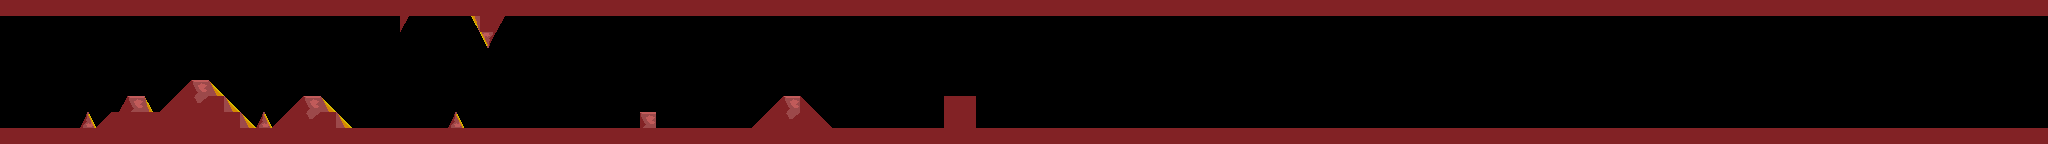

Below is a game level as drawn by its tile map, then a one-line description and the .tmx that defines it (tile-layer data replaced by summaries):
An orthogonal 128x9 tile map with 16x16 px tiles, 2 tile layers (Background, Terrain).

<map version="1.10" tiledversion="1.10.2" orientation="orthogonal" renderorder="right-down" width="128" height="9" tilewidth="16" tileheight="16" infinite="0" nextlayerid="3" nextobjectid="1">
 <editorsettings>
  <export target="level01.json" format="json" />
 </editorsettings>
 <tileset firstgid="1" name="boss-tiles" tilewidth="16" tileheight="16" tilecount="25" columns="5">
  <image source="../boss-tiles.png" width="80" height="80" />
  <tile id="0">
   <properties>
    <property name="collides" type="bool" value="true" />
   </properties>
  </tile>
  <tile id="1">
   <properties>
    <property name="collides" type="bool" value="true" />
   </properties>
  </tile>
  <tile id="2">
   <properties>
    <property name="collides" type="bool" value="true" />
   </properties>
  </tile>
  <tile id="3">
   <properties>
    <property name="collides" type="bool" value="true" />
   </properties>
  </tile>
  <tile id="4">
   <properties>
    <property name="collides" type="bool" value="false" />
   </properties>
  </tile>
  <tile id="5">
   <properties>
    <property name="collides" type="bool" value="false" />
   </properties>
  </tile>
  <tile id="6">
   <properties>
    <property name="collides" type="bool" value="true" />
   </properties>
  </tile>
  <tile id="7">
   <properties>
    <property name="collides" type="bool" value="false" />
   </properties>
  </tile>
  <tile id="8">
   <properties>
    <property name="collides" type="bool" value="false" />
   </properties>
  </tile>
  <tile id="9">
   <properties>
    <property name="collides" type="bool" value="false" />
   </properties>
  </tile>
  <tile id="10">
   <properties>
    <property name="collides" type="bool" value="false" />
   </properties>
  </tile>
  <tile id="11">
   <properties>
    <property name="collides" type="bool" value="true" />
   </properties>
  </tile>
  <tile id="12">
   <properties>
    <property name="collides" type="bool" value="false" />
   </properties>
  </tile>
  <tile id="13">
   <properties>
    <property name="collides" type="bool" value="false" />
   </properties>
  </tile>
  <tile id="14">
   <properties>
    <property name="collides" type="bool" value="false" />
   </properties>
  </tile>
  <tile id="15">
   <properties>
    <property name="collides" type="bool" value="false" />
   </properties>
  </tile>
  <tile id="16">
   <properties>
    <property name="collides" type="bool" value="false" />
   </properties>
  </tile>
  <tile id="17">
   <properties>
    <property name="collides" type="bool" value="false" />
   </properties>
  </tile>
  <tile id="18">
   <properties>
    <property name="collides" type="bool" value="false" />
   </properties>
  </tile>
  <tile id="19">
   <properties>
    <property name="collides" type="bool" value="false" />
   </properties>
  </tile>
  <tile id="20">
   <properties>
    <property name="collides" type="bool" value="false" />
   </properties>
  </tile>
  <tile id="21">
   <properties>
    <property name="collides" type="bool" value="false" />
   </properties>
  </tile>
  <tile id="22">
   <properties>
    <property name="collides" type="bool" value="false" />
   </properties>
  </tile>
  <tile id="23">
   <properties>
    <property name="collides" type="bool" value="false" />
   </properties>
  </tile>
  <tile id="24">
   <properties>
    <property name="collides" type="bool" value="false" />
   </properties>
  </tile>
 </tileset>
 <layer id="1" name="Background" width="128" height="9">
  <data>[1152 cells, 0 non-empty, 0 distinct tile ids]</data>
 </layer>
 <layer id="2" name="Terrain" width="128" height="9">
  <data>[1152 cells, 306 non-empty, 8 distinct tile ids]</data>
 </layer>
</map>